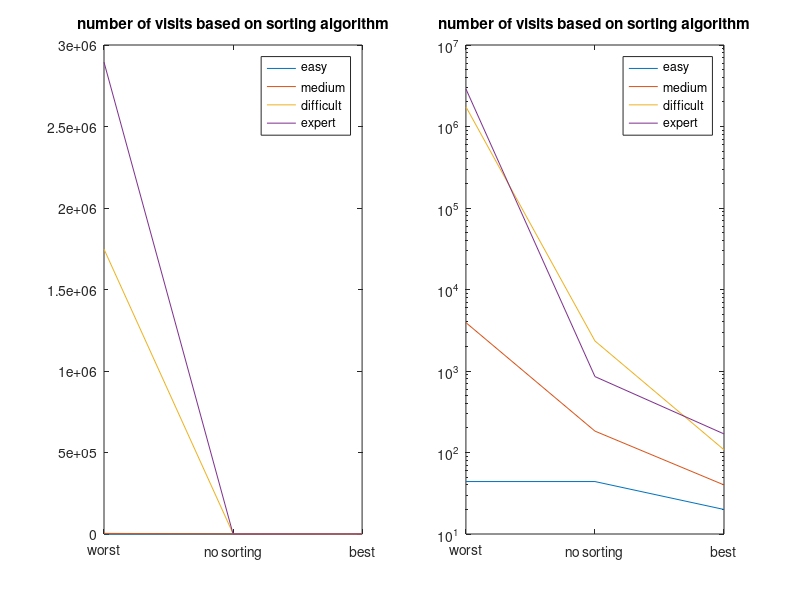

The MATLAB script that drew this image:
# Optimization analysis

#nCombinations
# worst, bruteforce, best
expert=[5789328 1708 338]./2
difficult=[3495390 4672 216]./2
medium=[7850 366 80]./2
easy=[88 88 40]./2

subplot(1,2,1)
plot([easy;medium;difficult;expert]');
title('number of visits based on sorting algorithm')
legend(['easy'; 'medium'; 'difficult'; 'expert']);
set(gca, 'XTick', 1:3, 'XTickLabel', {'worst'; 'no sorting'; 'best'});

subplot(1,2,2)
semilogy([easy;medium;difficult;expert]');
title('number of visits based on sorting algorithm')
legend(['easy'; 'medium'; 'difficult'; 'expert']);
set(gca, 'XTick', 1:3, 'XTickLabel', {'worst'; 'no sorting'; 'best'});
